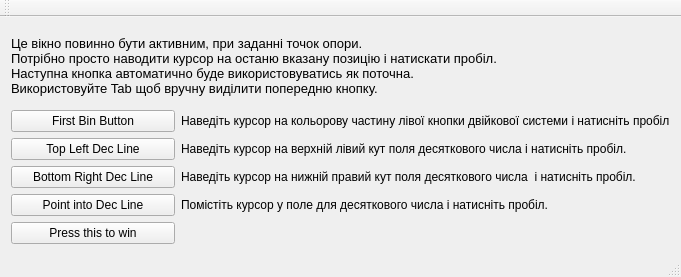
<?xml version="1.0" encoding="UTF-8"?>
<ui version="4.0">
 <class>MainWindow</class>
 <widget class="QMainWindow" name="MainWindow">
  <property name="geometry">
   <rect>
    <x>0</x>
    <y>0</y>
    <width>681</width>
    <height>277</height>
   </rect>
  </property>
  <property name="windowTitle">
   <string>MainWindow</string>
  </property>
  <widget class="QWidget" name="centralWidget">
   <layout class="QGridLayout" name="gridLayout">
    <item row="0" column="0" colspan="2">
     <widget class="QLabel" name="label_6">
      <property name="sizePolicy">
       <sizepolicy hsizetype="Minimum" vsizetype="Preferred">
        <horstretch>0</horstretch>
        <verstretch>0</verstretch>
       </sizepolicy>
      </property>
      <property name="font">
       <font>
        <pointsize>10</pointsize>
       </font>
      </property>
      <property name="text">
       <string>Це вікно повинно бути активним, при заданні точок опори.
Потрібно просто наводити курсор на останю вказану позицію і натискати пробіл.
Наступна кнопка автоматично буде використовуватись як поточна.
Використовуйте Tab щоб вручну виділити попередню кнопку.</string>
      </property>
     </widget>
    </item>
    <item row="1" column="0">
     <widget class="QPushButton" name="firstBinButton">
      <property name="sizePolicy">
       <sizepolicy hsizetype="Minimum" vsizetype="Fixed">
        <horstretch>0</horstretch>
        <verstretch>0</verstretch>
       </sizepolicy>
      </property>
      <property name="focusPolicy">
       <enum>Qt::StrongFocus</enum>
      </property>
      <property name="text">
       <string>First Bin Button</string>
      </property>
     </widget>
    </item>
    <item row="1" column="1">
     <widget class="QLabel" name="label">
      <property name="sizePolicy">
       <sizepolicy hsizetype="Minimum" vsizetype="Preferred">
        <horstretch>0</horstretch>
        <verstretch>0</verstretch>
       </sizepolicy>
      </property>
      <property name="text">
       <string>Наведіть курсор на кольорову частину лівої кнопки двійкової системи і натисніть пробіл</string>
      </property>
     </widget>
    </item>
    <item row="2" column="0">
     <widget class="QPushButton" name="topLeftDecLineButton">
      <property name="sizePolicy">
       <sizepolicy hsizetype="Minimum" vsizetype="Fixed">
        <horstretch>0</horstretch>
        <verstretch>0</verstretch>
       </sizepolicy>
      </property>
      <property name="text">
       <string>Top Left Dec Line</string>
      </property>
     </widget>
    </item>
    <item row="2" column="1">
     <widget class="QLabel" name="label_2">
      <property name="sizePolicy">
       <sizepolicy hsizetype="Minimum" vsizetype="Preferred">
        <horstretch>0</horstretch>
        <verstretch>0</verstretch>
       </sizepolicy>
      </property>
      <property name="text">
       <string>Наведіть курсор на верхній лівий кут поля десяткового числа і натисніть пробіл.</string>
      </property>
     </widget>
    </item>
    <item row="3" column="0">
     <widget class="QPushButton" name="bottomRightDecLineButton">
      <property name="sizePolicy">
       <sizepolicy hsizetype="Minimum" vsizetype="Fixed">
        <horstretch>0</horstretch>
        <verstretch>0</verstretch>
       </sizepolicy>
      </property>
      <property name="text">
       <string>Bottom Right Dec Line</string>
      </property>
     </widget>
    </item>
    <item row="3" column="1">
     <widget class="QLabel" name="label_3">
      <property name="sizePolicy">
       <sizepolicy hsizetype="Minimum" vsizetype="Preferred">
        <horstretch>0</horstretch>
        <verstretch>0</verstretch>
       </sizepolicy>
      </property>
      <property name="text">
       <string>Наведіть курсор на нижній правий кут поля десяткового числа  і натисніть пробіл.</string>
      </property>
     </widget>
    </item>
    <item row="4" column="0">
     <widget class="QPushButton" name="pointIntoDecLineButton">
      <property name="sizePolicy">
       <sizepolicy hsizetype="Minimum" vsizetype="Fixed">
        <horstretch>0</horstretch>
        <verstretch>0</verstretch>
       </sizepolicy>
      </property>
      <property name="text">
       <string>Point into Dec Line</string>
      </property>
     </widget>
    </item>
    <item row="4" column="1">
     <widget class="QLabel" name="label_4">
      <property name="sizePolicy">
       <sizepolicy hsizetype="Minimum" vsizetype="Preferred">
        <horstretch>0</horstretch>
        <verstretch>0</verstretch>
       </sizepolicy>
      </property>
      <property name="text">
       <string>Помістіть курсор у поле для десяткового числа і натисніть пробіл.</string>
      </property>
     </widget>
    </item>
    <item row="5" column="0">
     <widget class="QPushButton" name="winButton">
      <property name="sizePolicy">
       <sizepolicy hsizetype="Minimum" vsizetype="Fixed">
        <horstretch>0</horstretch>
        <verstretch>0</verstretch>
       </sizepolicy>
      </property>
      <property name="text">
       <string>Press this to win</string>
      </property>
     </widget>
    </item>
   </layout>
  </widget>
  <widget class="QMenuBar" name="menuBar">
   <property name="geometry">
    <rect>
     <x>0</x>
     <y>0</y>
     <width>681</width>
     <height>18</height>
    </rect>
   </property>
  </widget>
  <widget class="QToolBar" name="mainToolBar">
   <attribute name="toolBarArea">
    <enum>TopToolBarArea</enum>
   </attribute>
   <attribute name="toolBarBreak">
    <bool>false</bool>
   </attribute>
  </widget>
  <widget class="QStatusBar" name="statusBar"/>
 </widget>
 <layoutdefault spacing="6" margin="11"/>
 <tabstops>
  <tabstop>firstBinButton</tabstop>
  <tabstop>topLeftDecLineButton</tabstop>
  <tabstop>bottomRightDecLineButton</tabstop>
  <tabstop>pointIntoDecLineButton</tabstop>
 </tabstops>
 <resources/>
 <connections/>
</ui>
